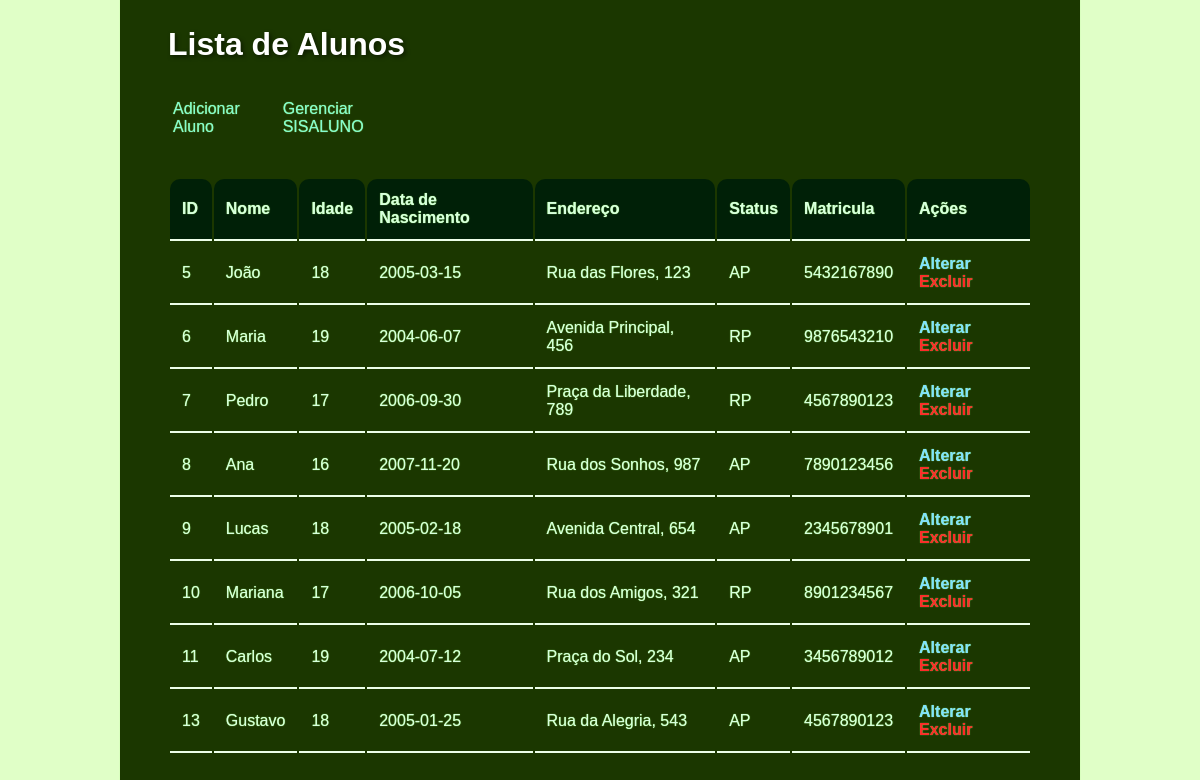
The app's page /aluno/index.php with its own data.
### tables this page shows
CREATE TABLE `aluno` (
  `idaluno` smallint(6) NOT NULL,
  `nome` varchar(100) DEFAULT NULL,
  `idade` smallint(6) DEFAULT NULL,
  `datanascimento` date DEFAULT NULL,
  `endereco` varchar(100) DEFAULT NULL,
  `estatus` char(4) DEFAULT NULL,
  `matricula` varchar(11) DEFAULT NULL
);

### aluno/index.php (the view, shortened to what this page needs)
<?php
require_once "../conn.php";
$stmt = $conn->prepare("SELECT * FROM aluno");
$stmt->execute();
$alunos = $stmt->fetchAll(PDO::FETCH_ASSOC);
?>
<!DOCTYPE html>
<html>
<head>
    <link rel="stylesheet" type="text/css" href="../style.css">
</head>
<body>
    <div class="caixa_tabela">
        <h1>Lista de Alunos</h1>
        <div class="links">
            <a href="inserir.php">Adicionar Aluno</a>
            <a class="voltar" href="../index.php">Gerenciar SISALUNO</a>
        </div>
        <br><br>
        <table>
            <tr>
                <th>ID</th>
                <th>Nome</th>
                <th>Idade</th>
                <th>Data de Nascimento</th>
                <th>Endereço</th>
                <th>Status</th>
                <th>Matricula</th>
                <th>Ações</th>
            </tr>
            <?php foreach ($alunos as $aluno) { ?>
                <tr>
                    <td><?php echo $aluno['idaluno']; ?></td>
                    <td><?php echo $aluno['nome']; ?></td>
                    <td><?php echo $aluno['idade']; ?></td>
                    <td><?php echo $aluno['datanascimento']; ?></td>
                    <td><?php echo $aluno['endereco']; ?></td>
                    <td><?php echo $aluno['estatus']; ?></td>
                    <td><?php echo $aluno['matricula']; ?></td>
                    <td>
                        <a class="alterar" href="alterar.php?idaluno=<?php echo $aluno['idaluno']; ?>">Alterar</a>
                        <a class="excluir" href="excluir.php?idaluno=<?php echo $aluno['idaluno']; ?>&nome=<?php echo $aluno['nome']; ?>">Excluir</a>
                    </td>
                </tr>
            <?php } ?>
        </table>
        <br>
        <br>
    </div>
</body>
</html>

### style.css (style rules this page uses)
* { box-sizing: border-box; margin: 0; padding: 0; }
body { font-family: Arial, sans-serif; margin: 0; padding: 0; background-color: #e0ffc7; color: #fff; width: 100%; height: 100vh; display: flex; justify-content: center; align-items: center; }
h1 { color: #fff; margin-bottom: 4vh; margin-top: 2vh; text-shadow: 2px 2px 4px rgba(0, 0, 0, 0.5); }
a { color: #77ff5f; text-decoration: none; transition: 0.3s; }
table { width: 100%; }
th, td { border-bottom:2px solid #edffe9; padding: 12px; text-align: left; }
th { background-color: #002007; font-weight: bold; border-radius: 10px 10px 0px 0px; }
td { font-weight: normal; }
.links { width: 30%; display: flex; justify-content:space-between; }
.links a { color: #84fad3; padding: 5px; border-radius: 10px; }
.caixa_tabela { padding: 6vh; width: 80%; color: #d8ffde; background-color: #1b3700; box-shadow: 0 0 1px rgb(157, 255, 111); text-shadow: 0 0 1px rgb(157, 255, 111); border-radius: 20px; }
.excluir { color: rgb(255, 40, 40); font-weight: 600; }
.alterar { color: #80e1ff; font-weight: 600; }

### records on screen
aluno: idaluno "5", nome "João", idade "18", datanascimento "2005-03-15", endereco "Rua das Flores, 123", estatus "AP", matricula "5432167890"
aluno: idaluno "6", nome "Maria", idade "19", datanascimento "2004-06-07", endereco "Avenida Principal, 456", estatus "RP", matricula "9876543210"
aluno: idaluno "7", nome "Pedro", idade "17", datanascimento "2006-09-30", endereco "Praça da Liberdade, 789", estatus "RP", matricula "4567890123"
aluno: idaluno "8", nome "Ana", idade "16", datanascimento "2007-11-20", endereco "Rua dos Sonhos, 987", estatus "AP", matricula "7890123456"
aluno: idaluno "9", nome "Lucas", idade "18", datanascimento "2005-02-18", endereco "Avenida Central, 654", estatus "AP", matricula "2345678901"
aluno: idaluno "10", nome "Mariana", idade "17", datanascimento "2006-10-05", endereco "Rua dos Amigos, 321", estatus "RP", matricula "8901234567"
aluno: idaluno "11", nome "Carlos", idade "19", datanascimento "2004-07-12", endereco "Praça do Sol, 234", estatus "AP", matricula "3456789012"
aluno: idaluno "13", nome "Gustavo", idade "18", datanascimento "2005-01-25", endereco "Rua da Alegria, 543", estatus "AP", matricula "4567890123"
